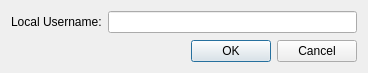
<?xml version="1.0" encoding="UTF-8"?>
<ui version="4.0">
 <class>dlg_ChangeUser</class>
 <widget class="QDialog" name="dlg_ChangeUser">
  <property name="geometry">
   <rect>
    <x>0</x>
    <y>0</y>
    <width>368</width>
    <height>73</height>
   </rect>
  </property>
  <property name="windowTitle">
   <string>Change User</string>
  </property>
  <layout class="QVBoxLayout" name="verticalLayout">
   <item>
    <widget class="QWidget" name="w_username" native="true">
     <layout class="QHBoxLayout" name="horizontalLayout">
      <property name="margin">
       <number>0</number>
      </property>
      <item>
       <widget class="QLabel" name="l_username">
        <property name="text">
         <string>Local Username:</string>
        </property>
       </widget>
      </item>
      <item>
       <widget class="QLineEdit" name="e_username"/>
      </item>
     </layout>
    </widget>
   </item>
   <item>
    <spacer name="verticalSpacer">
     <property name="orientation">
      <enum>Qt::Vertical</enum>
     </property>
     <property name="sizeHint" stdset="0">
      <size>
       <width>20</width>
       <height>40</height>
      </size>
     </property>
    </spacer>
   </item>
   <item>
    <widget class="QDialogButtonBox" name="buttonBox">
     <property name="orientation">
      <enum>Qt::Horizontal</enum>
     </property>
     <property name="standardButtons">
      <set>QDialogButtonBox::Cancel|QDialogButtonBox::Ok</set>
     </property>
     <property name="centerButtons">
      <bool>false</bool>
     </property>
    </widget>
   </item>
  </layout>
 </widget>
 <resources/>
 <connections>
  <connection>
   <sender>buttonBox</sender>
   <signal>accepted()</signal>
   <receiver>dlg_ChangeUser</receiver>
   <slot>accept()</slot>
   <hints>
    <hint type="sourcelabel">
     <x>248</x>
     <y>254</y>
    </hint>
    <hint type="destinationlabel">
     <x>157</x>
     <y>274</y>
    </hint>
   </hints>
  </connection>
  <connection>
   <sender>buttonBox</sender>
   <signal>rejected()</signal>
   <receiver>dlg_ChangeUser</receiver>
   <slot>reject()</slot>
   <hints>
    <hint type="sourcelabel">
     <x>316</x>
     <y>260</y>
    </hint>
    <hint type="destinationlabel">
     <x>286</x>
     <y>274</y>
    </hint>
   </hints>
  </connection>
 </connections>
</ui>
